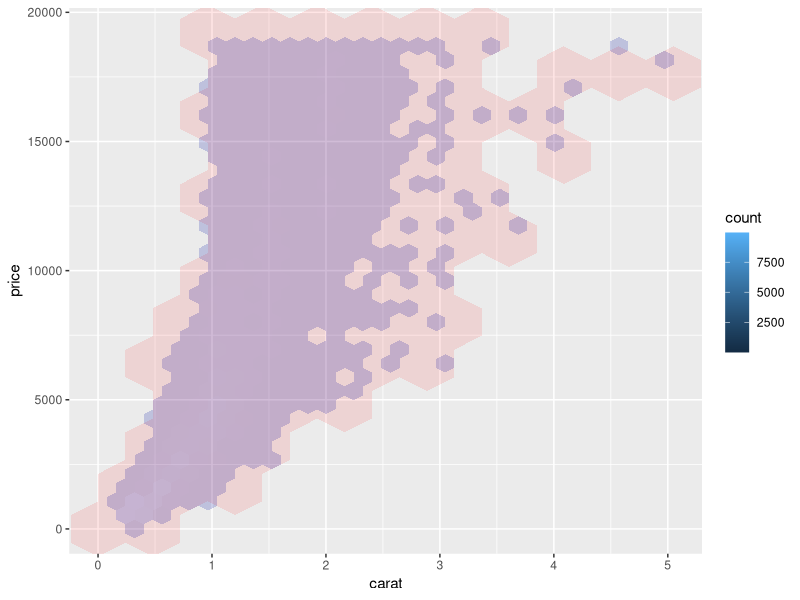
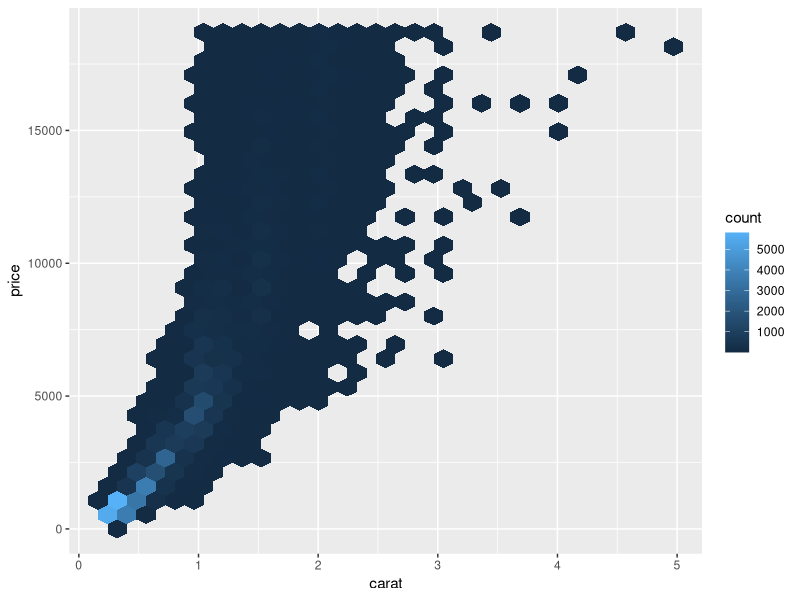
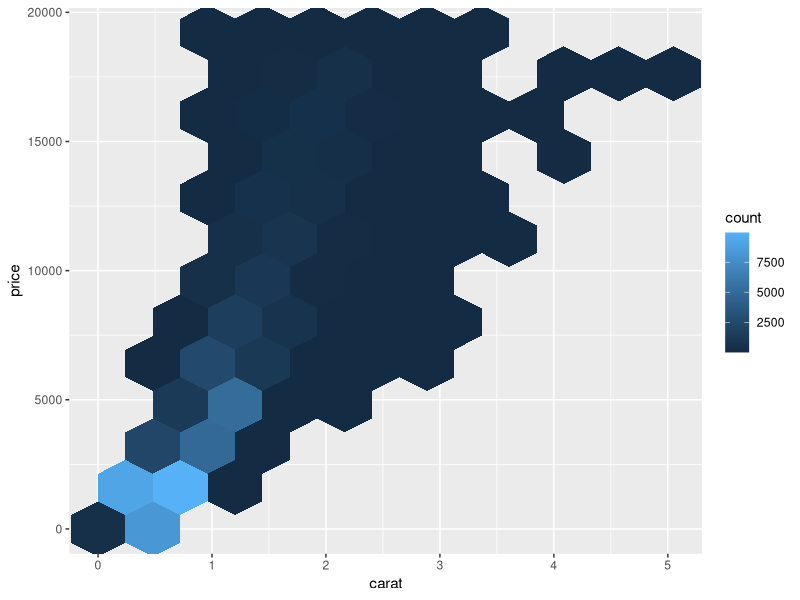
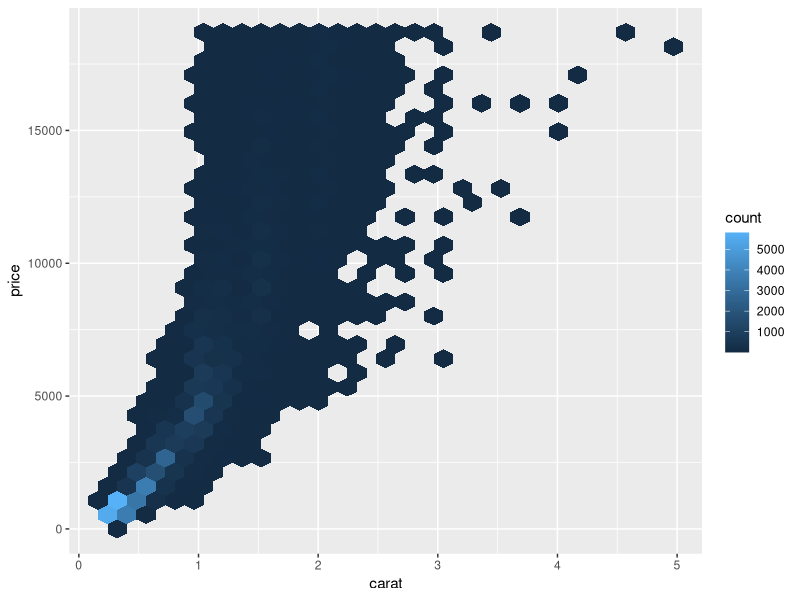
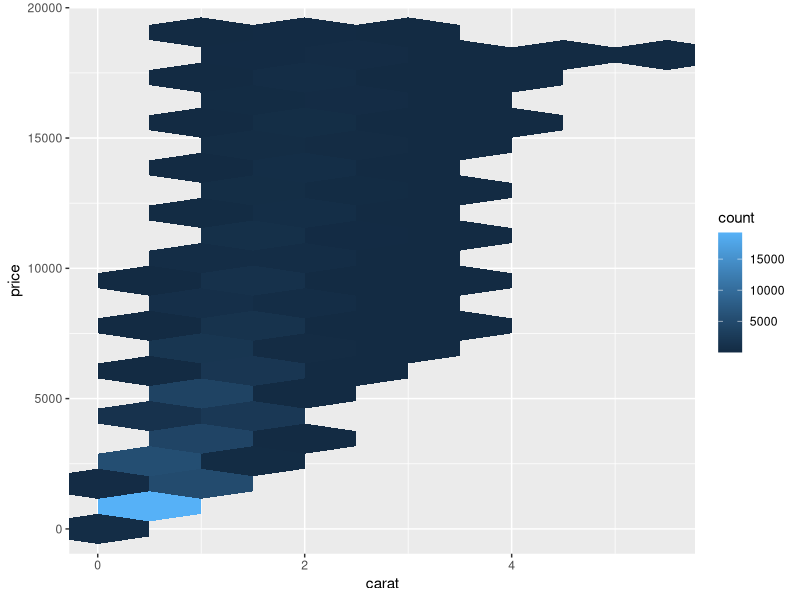
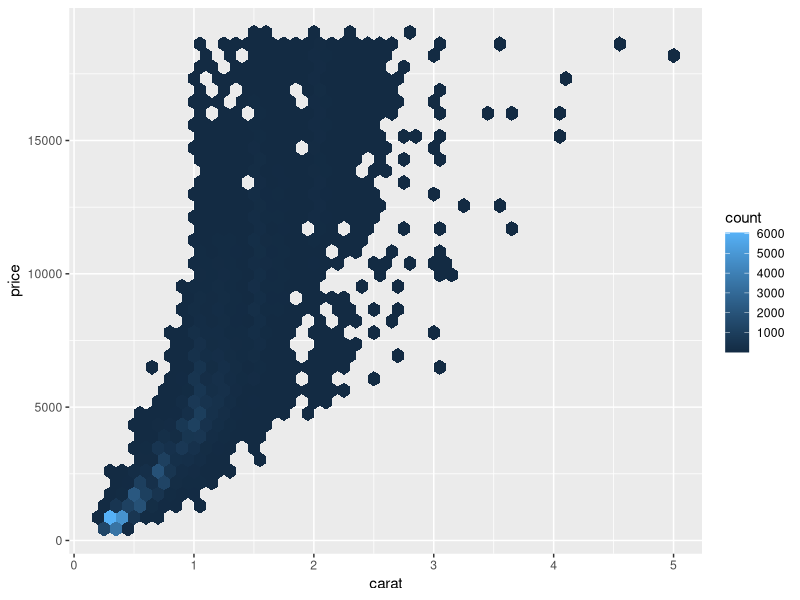

The R source for these figures, in order:
## ---- chunk 1
knitr::opts_chunk$set(echo = TRUE)
## ---- chunk 2
library(ggplot2)
library(hexbin)

d <- ggplot(diamonds, aes(carat, price))
d + geom_hex(alpha= 0.1) +
  geom_hex(bins = 10,fill = "red",alpha = 0.1) + 
  geom_hex(bins = 30,fill= "blue",alpha = 0.1)
## ---- chunk 3
d <- ggplot(diamonds, aes(carat, price))
d + geom_hex()
## ---- chunk 4
# You can control the size of the bins by specifying the number of
# bins in each direction:
d + geom_hex(bins = 10)
## ---- chunk 5
d + geom_hex(bins = 30)
## ---- chunk 6
# Or by specifying the width of the bins
d + geom_hex(binwidth = c(1, 1000))
## ---- chunk 7
d + geom_hex(binwidth = c(.1, 500))
